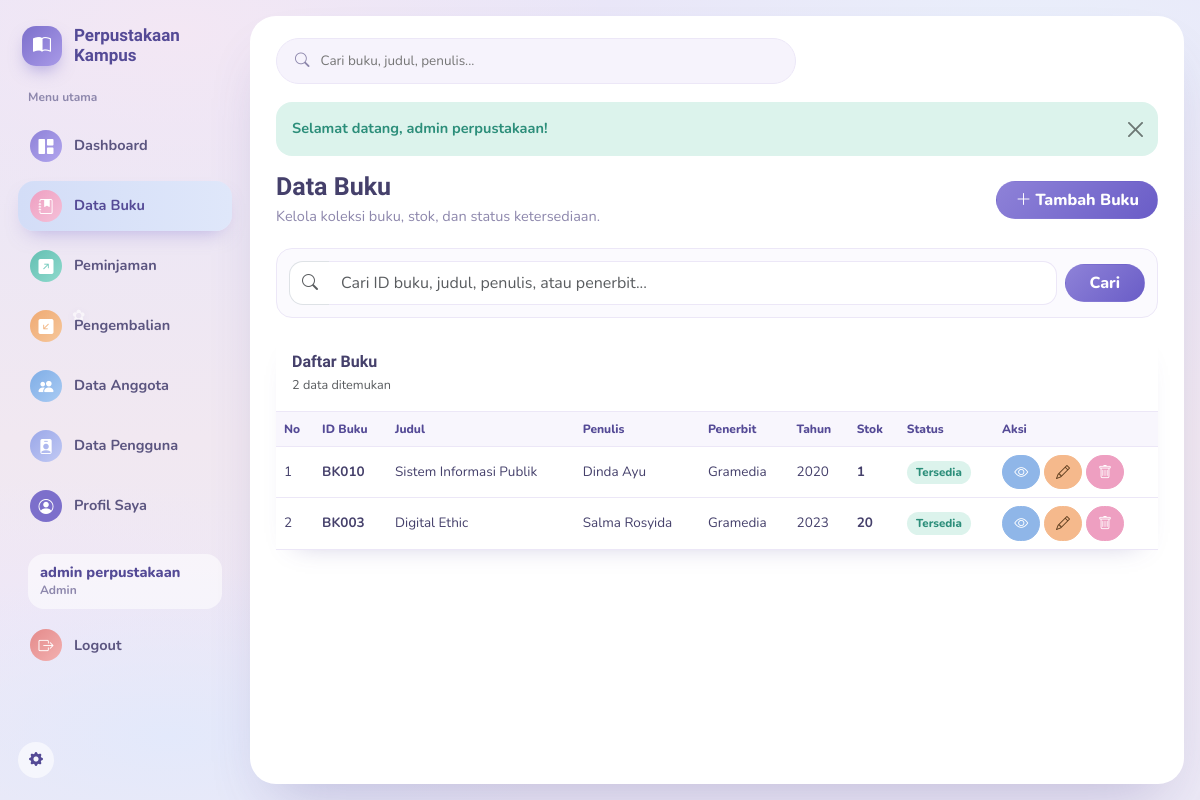
/buku (signed in), run on the app's committed database.
### tables this page shows
CREATE TABLE `buku` (
  `id` int(11) NOT NULL,
  `kode_buku` varchar(20) NOT NULL,
  `judul` varchar(150) NOT NULL,
  `penulis` varchar(100) NOT NULL,
  `penerbit` varchar(100) NOT NULL,
  `kategori` varchar(50) NOT NULL DEFAULT 'Umum',
  `tahun_terbit` int(11) NOT NULL,
  `stok` int(11) NOT NULL DEFAULT 0,
  `status` enum('tersedia','habis') NOT NULL DEFAULT 'tersedia',
  `deleted_at` datetime DEFAULT NULL
);

### app/Core/Controller.php (called while the page is built, shortened)
<?php
abstract class Controller
{
    protected function view(string $view, array $data = [], string $layout = 'main'): void
    {
        extract($data);
        $viewFile = __DIR__ . '/../Views/' . $view . '.php';
        require $viewFile;
    }
}

### app/Controllers/BukuController.php (called while the page is built, shortened)
<?php
class BukuController extends Controller
{
    private BukuService $service;
    public function __construct()
    {
        $this->service = new BukuService();
    }
    public function index(): void
    {
        $search = trim($_GET['q'] ?? '');
        $this->view('buku/index', [
            'title' => 'Data Buku',
            'daftarBuku' => $this->service->getAll($search),
            'search' => $search,
        ]);
    }
}

### public/index.php (called while the page is built, shortened)
<?php
spl_autoload_register(function (string $class) {
    $prefix = 'App\\';
    $relative = substr($class, strlen($prefix));
    $path = BASE_PATH . '/app/' . str_replace('\\', '/', $relative) . '.php';
});
$routes = require BASE_PATH . '/routes/web.php';
try {
    (new Router($routes))->dispatch();
} catch (\Throwable $e) {
    Logger::error('Unhandled exception: ' . $e->getMessage());
    http_response_code(500);
    echo 'Terjadi kesalahan pada server. Silakan coba lagi.';
}

### app/Repositories/BukuRepository.php (called while the page is built, shortened)
<?php
class BukuRepository
{
    private PDO $db;
    public function __construct()
    {
        $this->db = Database::getInstance();
    }
    public function all(string $search = ''): array
    {
        $sql = 'SELECT * FROM buku WHERE deleted_at IS NULL';
        $params = [];
        $sql .= ' ORDER BY id DESC';
        $stmt = $this->db->prepare($sql);
        $stmt->execute($params);
        return $stmt->fetchAll();
    }
}

### config/database.php (called while the page is built)
<?php
return [
    'host'     => 'localhost',
    'dbname'   => 'perpustakaan',
    'username' => 'root',
    'password' => '',
    'charset'  => 'utf8mb4',
];

### app/Config/Database.php (called while the page is built, shortened)
<?php
class Database
{
    private static ?PDO $instance = null;
    public static function getInstance(): PDO
    {
        if (self::$instance === null) {
            $config = require __DIR__ . '/../../config/database.php';
            $dsn = "mysql:host={$config['host']};dbname={$config['dbname']};charset={$config['charset']}";
            try {
                self::$instance = new PDO($dsn, $config['username'], $config['password'], [
                    PDO::ATTR_ERRMODE            => PDO::ERRMODE_EXCEPTION,
                    PDO::ATTR_DEFAULT_FETCH_MODE => PDO::FETCH_ASSOC,
                    PDO::ATTR_EMULATE_PREPARES   => false,
                ]);
            } catch (PDOException $e) {
                throw new PDOException('Koneksi database gagal.');
            }
        }
        return self::$instance;
    }
}

### app/Services/BukuService.php (called while the page is built, shortened)
<?php
class BukuService
{
    private BukuRepository $repo;
    public function __construct()
    {
        $this->repo = new BukuRepository();
    }
    public function getAll(string $search = ''): array
    {
        return $this->repo->all(trim($search));
    }
}

### app/Views/buku/index.php (the view, shortened to what this page needs)
<div class="page-head">
  <div>
    <h1>Data Buku</h1>
    <p>Kelola koleksi buku, stok, dan status ketersediaan.</p>
  </div>
  <a href="<?= BASE_URL ?>/buku/create" class="btn btn-primary"><i class="bi bi-plus-lg me-1"></i>Tambah Buku</a>
</div>
<div class="search-box mb-3">
  <form method="GET" action="<?= BASE_URL ?>/buku" class="row g-2 align-items-center">
    <div class="col">
      <div class="input-group">
        <span class="input-group-text bg-white border-end-0"><i class="bi bi-search text-muted"></i></span>
        <input type="text" name="q" value="<?= htmlspecialchars($search ?? '') ?>" class="form-control border-start-0" placeholder="Cari ID buku, judul, penulis, atau penerbit...">
      </div>
    </div>
    <div class="col-auto"><button class="btn btn-primary px-4">Cari</button></div>
  </form>
</div>
<div class="card">
  <div class="card-header bg-white p-3 d-flex justify-content-between align-items-center">
    <div>
      <div class="section-title">Daftar Buku</div>
      <small class="text-muted"><?= count($daftarBuku) ?> data ditemukan</small>
    </div>
  </div>
  <div class="table-responsive">
    <table class="table align-middle">
      <thead>
        <tr>
          <th>No</th>
          <th>ID Buku</th>
          <th>Judul</th>
          <th>Penulis</th>
          <th>Penerbit</th>
          <th>Tahun</th>
          <th>Stok</th>
          <th>Status</th>
          <th>Aksi</th>
        </tr>
      </thead>
      <tbody>
      <?php if (!$daftarBuku): ?>
        <tr>
          <td colspan="9">
            <div class="empty-state"><i class="bi bi-book"></i>Tidak ada data buku yang sesuai.</div>
          </td>
        </tr>
      <?php else: $no=1; foreach($daftarBuku as $buku): ?>
        <tr>
          <td><?= $no++ ?></td>
          <td><strong><?= htmlspecialchars($buku['kode_buku']) ?></strong></td>
          <td><?= htmlspecialchars($buku['judul']) ?></td>
          <td><?= htmlspecialchars($buku['penulis']) ?></td>
          <td><?= htmlspecialchars($buku['penerbit']) ?></td>
          <td><?= htmlspecialchars($buku['tahun_terbit']) ?></td>
          <td><strong><?= (int)$buku['stok'] ?></strong></td>
          <td><?= $buku['status']==='tersedia' ? '<span class="badge bg-success">Tersedia</span>' : '<span class="badge bg-danger">Habis</span>' ?></td>
          <td class="text-nowrap">
            <a href="<?= BASE_URL ?>/buku/detail?id=<?= (int)$buku['id'] ?>" class="btn btn-sm btn-info text-white"><i class="bi bi-eye"></i></a>
            <a href="<?= BASE_URL ?>/buku/edit?id=<?= (int)$buku['id'] ?>" class="btn btn-sm btn-warning"><i class="bi bi-pencil"></i></a>
            <form action="<?= BASE_URL ?>/buku/delete" method="POST" class="d-inline" onsubmit="return confirm('Yakin ingin menghapus buku ini?');">
              <input type="hidden" name="id" value="<?= (int)$buku['id'] ?>"><button class="btn btn-sm btn-danger"><i class="bi bi-trash"></i></button>
            </form>
          </td>
        </tr>
      <?php endforeach; endif; ?>
      </tbody>
    </table>
  </div>
</div>

### public/assets/css/app.css (style rules this page uses)
:root { --purple:#7C6FCB; --purple-dark:#544A96; --pink:#F0A8C4; --mint:#6FC9BE; --peach:#F5B98C; --sky:#8FB6E8; --ink:#45406B; --muted:#8D87AC; --line:#ECE7F7; --active:#D3DDF7; --radius-lg:26px; --radius-md:16px; }
* { box-sizing:border-box }
body { margin:0; min-height:100vh; font-family:'Nunito',Segoe UI,Arial,sans-serif; font-size:14.5px; color:var(--ink); background: radial-gradient(46% 30% at 14% 92%, #E3E9FB 0%, transparent 70%), radial-gradient(40% 26% at 4% 78%, #EFE7F7 0%, transparent 70%), radial-gradient(55% 40% at 85% 6%, #E9EFFB 0%, transparent 65%), radial-gradient(60% 45% at 15% 4%, #F3E7F4 0%, transparent 60%), linear-gradient(180deg,#E9E6F8 0%, #F1E8F1 55%, #ECE9F6 100%); background-attachment:fixed; }
.page-head { display:flex;align-items:center;justify-content:space-between;gap:18px;margin-bottom:20px;flex-wrap:wrap }
.page-head h1 { font-family:'Baloo 2',sans-serif;font-size:25px;margin:0;font-weight:700;color:var(--ink) }
.page-head p { margin:4px 0 0;color:var(--muted) }
.search-box { background:#FBFAFE;border:1px solid var(--line);border-radius:var(--radius-md);padding:12px }
.search-box .form-control { height:44px }
.search-box .input-group-text { border-radius:14px 0 0 14px !important }
.search-box .form-control { border-radius:0 14px 14px 0 !important }
.card { border:0;border-radius:var(--radius-md);box-shadow:0 12px 26px -20px rgba(84,74,150,.4) }
.card-header { background:#fff !important;border-bottom:1px solid var(--line) !important;border-radius:var(--radius-md) var(--radius-md) 0 0 !important }
.section-title { font-family:'Baloo 2',sans-serif;font-size:16px;font-weight:700;color:var(--ink) }
.table { margin:0 }
.table thead th { font-size:12px;color:var(--purple-dark);background:#F8F6FD;border-bottom:1px solid var(--line);white-space:nowrap;font-weight:800 }
.table tbody td { font-size:13.5px;color:var(--ink);border-color:var(--line) }
.badge { font-weight:800;padding:.5em .8em;border-radius:999px;font-size:11.5px }
.badge.bg-success { background:#DCF3EC !important;color:#2C8E7A !important }
.btn { border-radius:999px;font-weight:800;padding-inline:18px }
.btn-sm { padding:.35rem .7rem }
.btn-primary { background:linear-gradient(135deg,#8E82D8,#6A5DC7);border-color:transparent }
.btn-warning { background:#F5B98C;border-color:#F5B98C;color:#5B3B1C }
.btn-danger { background:#EE9FC1;border-color:#EE9FC1 }
.btn-info { background:#8FB6E8;border-color:#8FB6E8;color:#fff }
.form-control,.form-select { border-radius:14px;border-color:var(--line);min-height:44px }

### data on the page
buku: kode_buku "BK010", judul "Sistem Informasi Publik", penulis "Dinda Ayu", penerbit "Gramedia", tahun_terbit "2020", stok "1", status "Tersedia"
buku: kode_buku "BK003", judul "Digital Ethic", penulis "Salma Rosyida", penerbit "Gramedia", tahun_terbit "2023", stok "20", status "Tersedia"

### other printed values
Auth::nama() "admin perpustakaan"
$flash['message'] "Selamat datang, admin perpustakaan!"
count($daftarBuku) "2"
